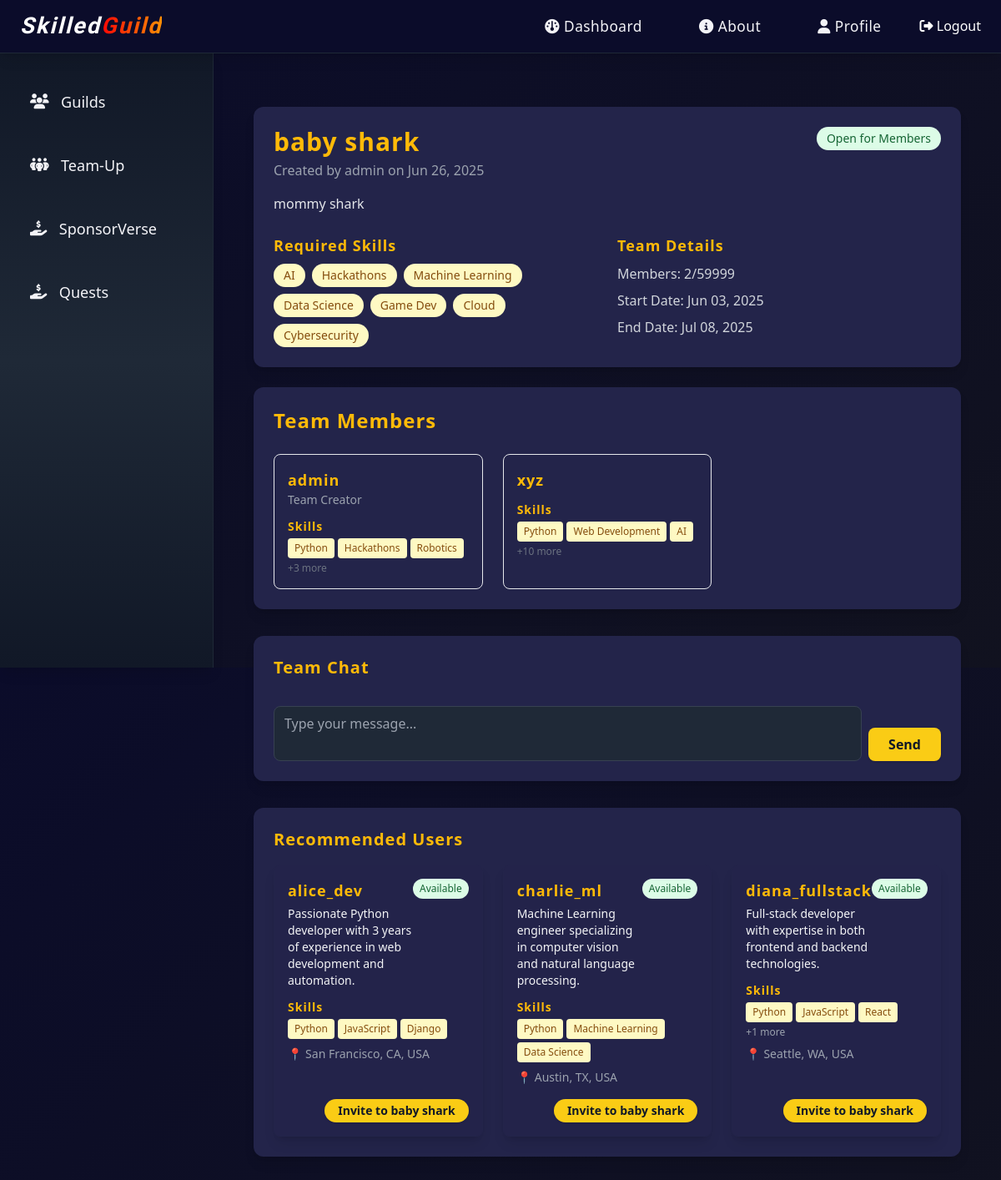
Page /teamup/teams/1/ (signed in) on the committed database.
### teamup/models.py (models this page shows, shortened)
class Team(models.Model):
    STATUS_CHOICES = [
        ('open', 'Open for Members'),
        ('closed', 'Team Full'),
        ('completed', 'Project Completed'),
    ]
    title = models.CharField(max_length=200)
    description = models.TextField()
    creator = models.ForeignKey(User, on_delete=models.CASCADE, related_name='created_teams')
    members = models.ManyToManyField(User, related_name='teams')
    required_skills = models.ManyToManyField(Skill, related_name='required_by_teams')
    status = models.CharField(max_length=20, choices=STATUS_CHOICES, default='open')
    created_at = models.DateTimeField(auto_now_add=True)
    updated_at = models.DateTimeField(auto_now=True)
    max_members = models.PositiveIntegerField(default=5)
    start_date = models.DateField(null=True, blank=True)
    end_date = models.DateField(null=True, blank=True)

class Skill(models.Model):
    name = models.CharField(max_length=100, unique=True)
    category = models.CharField(max_length=50, blank=True)
    description = models.TextField(blank=True)

class TeamUpProfile(models.Model):
    AVAILABILITY_CHOICES = [
        ('available', 'Available for Projects'),
        ('busy', 'Currently Busy'),
        ('open_to_discussion', 'Open to Discussion'),
        ('unavailable', 'Unavailable'),
    ]
    user = models.OneToOneField(User, on_delete=models.CASCADE, related_name='teamup_profile')
    bio = models.TextField(blank=True)
    skills = models.ManyToManyField(Skill, related_name='skilled_users')
    interests = models.ManyToManyField(Skill, related_name='interested_users')
    city = models.CharField(max_length=100, blank=True)
    state = models.CharField(max_length=100, blank=True)
    country = models.CharField(max_length=100, blank=True)
    latitude = models.FloatField(null=True, blank=True)
    longitude = models.FloatField(null=True, blank=True)
    availability_status = models.CharField(
        max_length=20,
        choices=AVAILABILITY_CHOICES,
        default='available'
    )
    github_profile = models.URLField(blank=True)
    linkedin_profile = models.URLField(blank=True)
    portfolio_url = models.URLField(blank=True)
    @property
    def location(self):
        parts = [p for p in [self.city, self.state, self.country] if p]
        return ', '.join(parts)

### teamup/views.py (the view)
# urls.py: path('teams/<int:team_id>/', views.team_detail, name='team_detail'),
@login_required
def team_detail(request, team_id):
    team = get_object_or_404(Team, id=team_id)
    is_member = request.user in team.members.all()
    is_creator = team.creator == request.user
    pending_invitations = team.invitations.filter(status='pending')
    chat = None
    messages_qs = None
    if is_member:
        from .models import TeamChat, TeamMessage
        chat, _ = TeamChat.objects.get_or_create(team=team)
        chat.participants.set(team.members.all())
        messages_qs = chat.messages.select_related('sender').order_by('timestamp')
        if request.method == 'POST' and 'chat_message' in request.POST:
            content = request.POST.get('chat_message', '').strip()
            if content:
                TeamMessage.objects.create(chat=chat, sender=request.user, content=content)
            return redirect('teamup:team_detail', team_id=team_id)
    pending_invitation = TeamInvitation.objects.filter(
        team=team,
        to_user=request.user,
        status='pending'
    ).first()
    user_skills = request.user.teamup_profile.skills.all()
    user_interests = request.user.teamup_profile.interests.all()
    recommended_users = TeamUpProfile.objects.filter(
        Q(skills__in=team.required_skills.all()) | Q(interests__in=team.required_skills.all())
    ).exclude(user__in=team.members.all()).exclude(user=request.user).distinct()
    sent_invite_keys = set(f"{invite.to_user_id},{invite.team_id}" for invite in team.invitations.filter(status='pending'))
    context = {
        'team': team,
        'is_member': is_member,
        'is_creator': is_creator,
        'pending_invitation': pending_invitation,
        'pending_invitations': pending_invitations,
        'chat': chat,
        'messages': messages_qs,
        'recommended_users': recommended_users,
        'sent_invite_keys': sent_invite_keys,
    }
    return render(request, 'teamup/team_detail.html', context)

### templates/teamup/team_detail.html (shortened to what this page needs)
{% extends "base.html" %}
{% load static %}
{% block content %}
<div class="w-full max-w-4xl mx-auto px-4 py-8">
    <div class="bg-[#23244a] rounded-xl shadow-lg p-6 mb-6">
        <div class="flex justify-between items-start mb-4">
            <div>
                <h1 class="text-3xl font-bold" style="color:var(--guild-color,#ffba08)">{{ team.title }}</h1>
                <p class="text-gray-400 mt-1">Created by {{ team.creator.username }} on {{ team.created_at|date:"M d, Y" }}</p>
            </div>
            <span class="px-3 py-1 rounded-full text-sm {% if team.status == 'open' %}bg-green-100 text-green-800{% else %}bg-red-100 text-red-800{% endif %}">{{ team.get_status_display }}</span>
        </div>
        <div class="prose max-w-none text-gray-200 mb-6">{{ team.description|linebreaks }}</div>
        <div class="grid grid-cols-1 md:grid-cols-2 gap-6">
            <div>
                <h3 class="text-lg font-semibold mb-2" style="color:var(--guild-color,#ffba08)">Required Skills</h3>
                <div class="flex flex-wrap gap-2">
                    {% for skill in team.required_skills.all %}
                        <span class="bg-yellow-100 text-yellow-800 px-3 py-1 rounded-full text-sm">{{ skill.name }}</span>
                    {% empty %}
                        <p class="text-gray-400">No specific skills required</p>
                    {% endfor %}
                </div>
            </div>
            <div>
                <h3 class="text-lg font-semibold mb-2" style="color:var(--guild-color,#ffba08)">Team Details</h3>
                <ul class="space-y-2 text-gray-300">
                    <li>Members: {{ team.members.count }}/{{ team.max_members }}</li>
                    {% if team.start_date %}<li>Start Date: {{ team.start_date|date:"M d, Y" }}</li>{% endif %}
                    {% if team.end_date %}<li>End Date: {{ team.end_date|date:"M d, Y" }}</li>{% endif %}
                </ul>
            </div>
        </div>
    </div>
    <div class="bg-[#23244a] rounded-xl shadow-lg p-6">
        <h2 class="text-2xl font-bold mb-6" style="color:var(--guild-color,#ffba08)">Team Members</h2>
        <div class="grid grid-cols-1 md:grid-cols-2 lg:grid-cols-3 gap-6">
            {% for member in team.members.all %}
                <div class="border rounded-lg p-4 bg-[#23244a]">
                    <div class="flex items-start justify-between">
                        <div>
                            <h3 class="text-lg font-semibold" style="color:var(--guild-color,#ffba08)">{{ member.username }}</h3>
                            <p class="text-gray-400 text-sm">{% if member == team.creator %}Team Creator{% endif %}</p>
                        </div>
                    </div>
                    {% if member.teamup_profile %}
                        <div class="mt-3">
                            <h4 class="text-sm font-semibold" style="color:var(--guild-color,#ffba08)">Skills</h4>
                            <div class="flex flex-wrap gap-1 mt-1">
                                {% for skill in member.teamup_profile.skills.all|slice:":3" %}
                                    <span class="bg-yellow-100 text-yellow-800 px-2 py-1 rounded text-xs">{{ skill.name }}</span>
                                {% endfor %}
                                {% if member.teamup_profile.skills.count > 3 %}
                                    <span class="text-gray-500 text-xs">+{{ member.teamup_profile.skills.count|add:"-3" }} more</span>
                                {% endif %}
                            </div>
                        </div>
                    {% endif %}
                </div>
            {% endfor %}
        </div>
    </div>
    {% if is_member and chat %}
    <div class="bg-[#23244a] rounded-xl shadow-lg p-6 mt-8">
        <h2 class="text-xl font-bold mb-4" style="color:var(--guild-color,#ffba08)">Team Chat</h2>
        <form id="chat-form" class="mt-auto flex gap-2">
            <textarea name="chat_message" rows="2" class="flex-1 bg-gray-800 text-white border border-gray-700 rounded-lg px-3 py-2 resize-none focus:outline-none focus:ring-2 focus:ring-yellow-400" placeholder="Type your message..."></textarea>
            <button type="submit" class="bg-yellow-400 hover:bg-yellow-500 text-gray-900 font-semibold px-6 py-2 rounded-lg shadow self-end">Send</button>
        </form>
    </div>
    {% endif %}
    {% if recommended_users %}
    <div class="bg-[#23244a] rounded-xl shadow-lg p-6 mt-8">
        <h2 class="text-xl font-bold mb-4" style="color:var(--guild-color,#ffba08)">Recommended Users</h2>
        <div class="grid gap-6 grid-cols-1 sm:grid-cols-2 lg:grid-cols-3 auto-rows-fr">
            {% for user_profile in recommended_users %}
                {% with invite_key=user_profile.user.id|stringformat:"s"|add:","|add:team.id|stringformat:"s" %}
                    {% if user_profile.user not in team.members.all and invite_key not in sent_invite_keys %}
                        <div class="flex flex-col h-full border rounded-lg p-4 bg-opacity-80 min-h-[120px] bg-[#23244a] hover:bg-yellow-50/10 transition shadow-lg" style="border-color:#23244a;">
                            <div class="flex-1 flex flex-col justify-between">
                                <div>
                                    <div class="flex items-start justify-between">
                                        <div>
                                            <h3 class="text-lg font-semibold" style="color:var(--guild-color,#ffba08)">{{ user_profile.user.username }}</h3>
                                            <p class="text-gray-100 text-sm mt-1">{{ user_profile.bio|truncatechars:100 }}</p>
                                        </div>
                                        {% if user_profile.availability_status == 'available' %}
                                            <span class="bg-green-100 text-green-800 px-2 py-1 rounded-full text-xs">Available</span>
                                        {% endif %}
                                    </div>
                                    <div class="mt-3">
                                        <h4 class="text-sm font-semibold" style="color:var(--guild-color,#ffba08)">Skills</h4>
                                        <div class="flex flex-wrap gap-1 mt-1">
                                            {% for skill in user_profile.skills.all|slice:"0:3" %}
                                                <span class="bg-yellow-100 text-yellow-800 px-2 py-1 rounded text-xs">{{ skill.name }}</span>
                                            {% endfor %}
                                            {% if user_profile.skills.count > 3 %}
                                                <span class="text-gray-400 text-xs">+{{ user_profile.skills.count|add:"-3" }} more</span>
                                            {% endif %}
                                        </div>
                                    </div>
                                    {% if user_profile.location %}
                                        <p class="text-gray-400 text-sm mt-2">📍 {{ user_profile.location }}</p>
                                    {% endif %}
                                </div>
                            </div>
                            <div class="flex flex-col gap-2 mt-4">
                                <form method="post" action="{% url 'teamup:send_invitation' team.id user_profile.user.id %}" class="flex justify-end invite-form">
                                    <button type="submit" class="bg-yellow-400 hover:bg-yellow-500 text-gray-900 font-semibold px-4 py-1 rounded-full shadow text-sm transition ml-auto">Invite to {{ team.title }}</button>
                                </form>
                            </div>
                        </div>
                    {% endif %}
                {% endwith %}
            {% empty %}
                <p class="text-gray-400 col-span-3">No recommended users found for this team</p>
            {% endfor %}
        </div>
    </div>
    {% endif %}
</div>
{% endblock %}

### templates/base.html (shortened to what this page needs)
{% load static %}
<!DOCTYPE html>
<html lang="en">
<head>
    <link rel="stylesheet" href="https://cdnjs.cloudflare.com/ajax/libs/font-awesome/6.5.0/css/all.min.css"
 />
    <link rel="stylesheet" href="{% static 'skilledguild/dashboard.css' %}">
    <link rel="stylesheet" href="{% static 'skilledguild/navbar_sidebar.css' %}">
    <script src="https://cdn.tailwindcss.com"></script>
</head>
<body class="bg-gray-900 text-white min-h-screen">
    <nav
        class="navbar fixed top-0 left-0 right-0 z-40 flex items-center justify-between bg-[#0b0c2a] h-16 px-6 shadow-lg border-b border-gray-800">
        <div class="flex items-center gap-4">
            <div class="navbar-logo"><span>Skilled</span><span class="accent">Guild </span></div>
        </div>
        <ul class="navbar-menu flex items-center gap-6">
            <li><a href="{% url 'dashboard' %}"
                    class="navbar-link {% if request.resolver_match.url_name == 'dashboard' %}text-yellow-400 font-bold{% else %}hover:text-yellow-400{% endif %} transition"><i
                        class="fa-solid fa-gauge"></i> <span class="hidden sm:inline">Dashboard</span></a></li>
            <li><a href="#" class="navbar-link hover:text-yellow-400 transition"><i class="fa-solid fa-circle-info"></i>
                    <span class="hidden sm:inline">About</span></a></li>
            <li><a href="#" class="navbar-link hover:text-yellow-400 transition"><i class="fa-solid fa-user"></i> <span
                        class="hidden sm:inline">Profile</span></a></li>
            <li>
                <form method="post" action="{% url 'logout' %}" style="display: inline;">
                    <button type="submit" onclick="return confirm('Are you sure you want to logout?')" class="navbar-link hover:text-yellow-400 transition bg-transparent border-none cursor-pointer text-white">
                        <i class="fa-solid fa-right-from-bracket"></i> <span class="hidden sm:inline">Logout</span>
                    </button>
                </form>
            </li>
        </ul>
    </nav>
    <aside
        class="sidebar fixed top-16 left-0 bottom-0 w-64 bg-gradient-to-b from-gray-900 via-gray-800 to-gray-900 shadow-lg border-r border-gray-800 z-30 flex flex-col py-8 px-4 hidden lg:flex">
        <ul class="sidebar-menu flex flex-col gap-6">
            <li><a href="{% url 'guilds' %}"
                    class="flex items-center gap-3 text-lg sidebar-link {% if request.resolver_match.url_name == 'guilds' or request.resolver_match.url_name == 'guild_detail' or request.resolver_match.url_name == 'create_post' %}text-yellow-400 font-bold{% else %}text-gray-200 hover:text-yellow-400{% endif %} transition"><i
                        class="fa-solid fa-users"></i> Guilds</a></li>
            <li><a href="{% url 'teamup:dashboard' %}"
                    class="flex items-center gap-3 text-lg sidebar-link {% if request.resolver_match.app_name == 'teamup' %}text-yellow-400 font-bold{% else %}text-gray-200 hover:text-yellow-400{% endif %} transition"><i
                        class="fa-solid fa-people-group"></i> Team-Up</a></li>
            <li><a href="{% url 'sponsorverse' %}"
                    class="flex items-center gap-3 text-lg sidebar-link {% if request.resolver_match.url_name == 'sponsorverse' %}text-yellow-400 font-bold{% else %}text-gray-200 hover:text-yellow-400{% endif %} transition"><i
                        class="fa-solid fa-hand-holding-dollar"></i> SponsorVerse</a></li>
            <li><a href="{% url 'sponsorverse' %}"
                    class="flex items-center gap-3 text-lg sidebar-link {% if request.resolver_match.url_name == 'sponsorverse' %}text-yellow-400 font-bold{% else %}text-gray-200 hover:text-yellow-400{% endif %} transition"><i
                        class="fa-solid fa-hand-holding-dollar"></i> Quests</a></li>
        </ul>
    </aside>
    <main class="min-h-screen">
        <div class="lg:ml-64 mt-16 p-4 sm:p-8">
            {% block content %}{% endblock %}
        </div>
    </main>
</body>
</html>

### rows in the picture
Team: title "baby shark", creator.username "admin", created_at "Jun 26, 2025", status "Open for Members", description "mommy shark", members.count "2", max_members "59999", start_date "Jun 03, 2025", end_date "Jul 08, 2025"
Skill: name "AI"
Skill: name "Hackathons"
Skill: name "Machine Learning"
Skill: name "Data Science"
Skill: name "Game Dev"
Skill: name "Cloud"
Skill: name "Cybersecurity"
Skill: name "Python"
Skill: name "Robotics"
Skill: name "Web Development"
TeamUpProfile: user.username "alice_dev", bio "Passionate Python developer with 3 years of experience in web development and automation.", availability_status "Available", location "San Francisco, CA, USA"
Skill: name "JavaScript"
Skill: name "Django"
TeamUpProfile: user.username "charlie_ml", bio "Machine Learning engineer specializing in computer vision and natural language processing.", availability_status "Available", location "Austin, TX, USA"
TeamUpProfile: user.username "diana_fullstack", bio "Full-stack developer with expertise in both frontend and backend technologies.", availability_status "Available", skills.count|add "1", location "Seattle, WA, USA"
Skill: name "React"

### other values in the picture
{{ member.username }} "admin"
{{ member.teamup_profile.skills.count|add:"-3" }} "3"
{{ member.username }} "xyz"
{{ member.teamup_profile.skills.count|add:"-3" }} "10"
